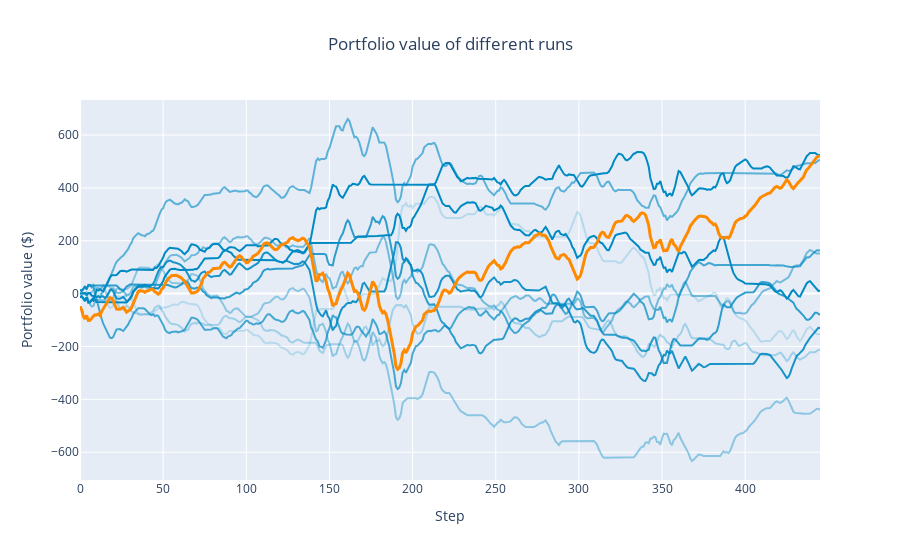
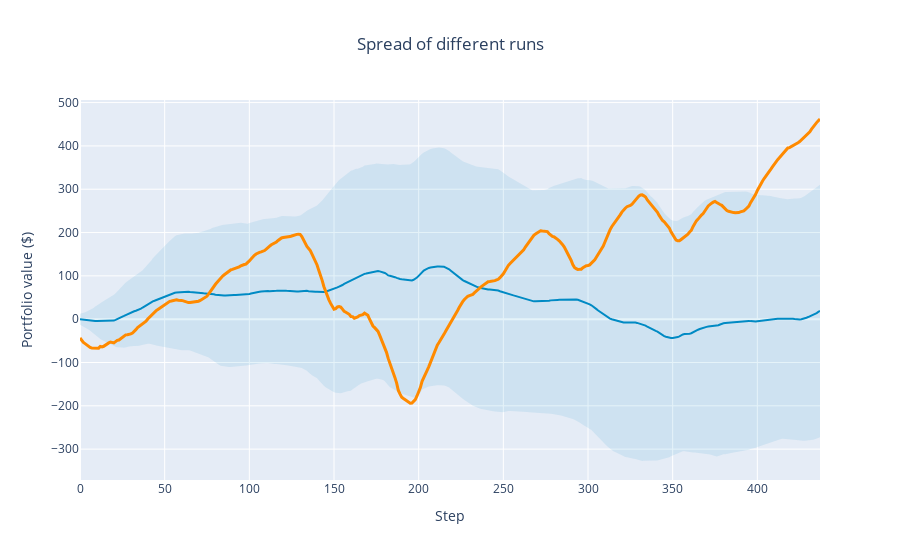

Notebook code for these charts, in order:
### Code cell
plot_runs('logs')

### Figure 1 — Plotly figure (JSON) as saved in the notebook; plotly's stock layout.template omitted (floating-point values rounded to 4 significant figures; data arrays with more than 128 entries replaced by an {"elided": "..."} marker saying what was removed)
{"data": [{"line": {"color": "rgba(0, 138, 196, 0.2)"}, "mode": "lines", "name": "Run 1", "type": "scatter", "x": {"elided": "446 int values"}, "y": {"elided": "446 float values"}}, {"line": {"color": "rgba(0, 138, 196, 0.30000000000000004)"}, "mode": "lines", "name": "Run 2", "type": "scatter", "x": {"elided": "446 int values"}, "y": {"elided": "446 float values"}}, {"line": {"color": "rgba(0, 138, 196, 0.4)"}, "mode": "lines", "name": "Run 3", "type": "scatter", "x": {"elided": "446 int values"}, "y": {"elided": "446 float values"}}, {"line": {"color": "rgba(0, 138, 196, 0.5)"}, "mode": "lines", "name": "Run 4", "type": "scatter", "x": {"elided": "446 int values"}, "y": {"elided": "446 float values"}}, {"line": {"color": "rgba(0, 138, 196, 0.6000000000000001)"}, "mode": "lines", "name": "Run 5", "type": "scatter", "x": {"elided": "446 int values"}, "y": {"elided": "446 float values"}}, {"line": {"color": "rgba(0, 138, 196, 0.7)"}, "mode": "lines", "name": "Run 6", "type": "scatter", "x": {"elided": "446 int values"}, "y": {"elided": "446 float values"}}, {"line": {"color": "rgba(0, 138, 196, 0.8)"}, "mode": "lines", "name": "Run 7", "type": "scatter", "x": {"elided": "446 int values"}, "y": {"elided": "446 float values"}}, {"line": {"color": "rgba(0, 138, 196, 0.8999999999999999)"}, "mode": "lines", "name": "Run 8", "type": "scatter", "x": {"elided": "446 int values"}, "y": {"elided": "446 float values"}}, {"line": {"color": "rgba(0, 138, 196, 1.0)"}, "mode": "lines", "name": "Run 9", "type": "scatter", "x": {"elided": "446 int values"}, "y": {"elided": "446 float values"}}, {"line": {"color": "rgba(0, 138, 196, 1.1)"}, "mode": "lines", "name": "Run 10", "type": "scatter", "x": {"elided": "446 int values"}, "y": {"elided": "446 float values"}}, {"line": {"color": "#ff8a00", "width": 3}, "mode": "lines", "name": "Original", "type": "scatter", "x": {"elided": "446 int values"}, "y": {"elided": "446 float values"}}], "layout": {"showlegend": false, "title": {"text": "Portfolio value of different runs", "x": 0.5}, "xaxis": {"title": {"text": "Step"}}, "yaxis": {"title": {"text": "Portfolio value ($)"}}}}

### Figure 2 — Plotly figure (JSON) as saved in the notebook; plotly's stock layout.template omitted (floating-point values rounded to 4 significant figures; data arrays with more than 128 entries replaced by an {"elided": "..."} marker saying what was removed)
{"data": [{"hoverinfo": "skip", "line": {"width": 0}, "mode": "lines", "type": "scatter", "x": {"elided": "438 int values"}, "y": {"elided": "438 float values"}}, {"fill": "tonexty", "fillcolor": "rgba(0, 138, 196, 0.1)", "line": {"color": "#008ac4", "width": 2}, "mode": "lines", "type": "scatter", "x": {"elided": "438 int values"}, "y": {"elided": "438 float values"}}, {"fill": "tonexty", "fillcolor": "rgba(0, 138, 196, 0.1)", "hoverinfo": "skip", "line": {"width": 0}, "mode": "lines", "type": "scatter", "x": {"elided": "438 int values"}, "y": {"elided": "438 float values"}}, {"line": {"color": "#ff8a00", "width": 3}, "mode": "lines", "name": "Original", "type": "scatter", "x": {"elided": "446 int values"}, "y": {"elided": "438 float values"}}], "layout": {"showlegend": false, "title": {"text": "Spread of different runs", "x": 0.5}, "xaxis": {"title": {"text": "Step"}}, "yaxis": {"title": {"text": "Portfolio value ($)"}}}}
